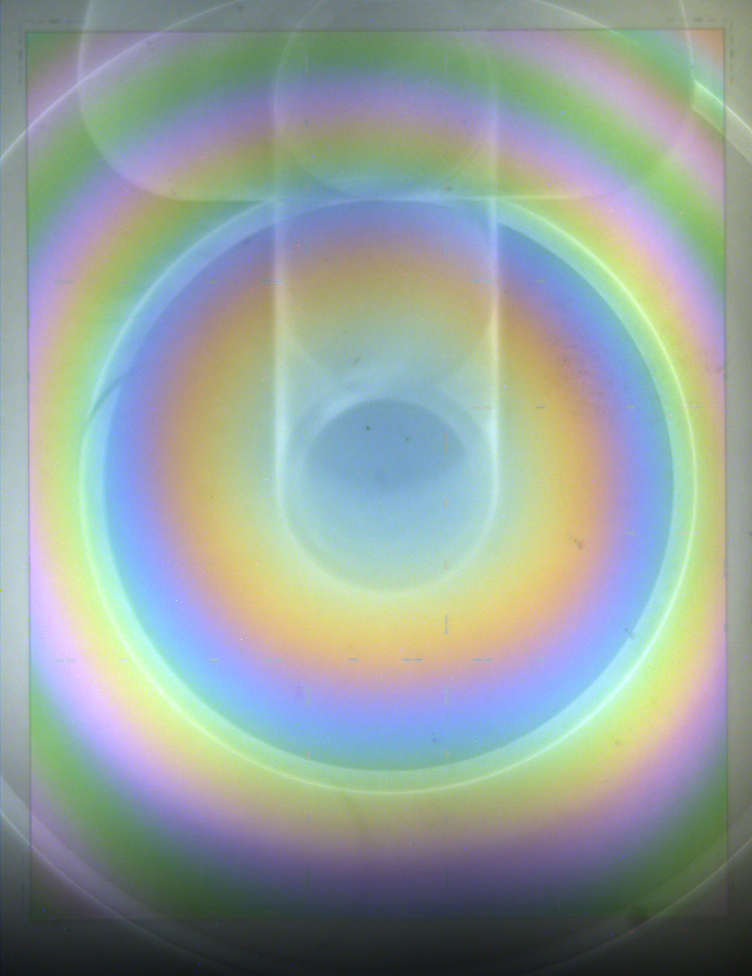
#> input picture projects/fringe_detection/MRTool_fringe1.bmp, 752 x 976 px, found by its file name
$ jupyter execute Colors.ipynb   (shell and % lines are left out)
#> lines starting #> are read from the running program, lines starting #| are printed output that depends on the picture
[cell 1]
import cv2
import numpy as np
from matplotlib import pyplot as plt
import matplotlib.gridspec as gridspec

[cell 2]
img_bgr  = cv2.imread('/home/trafferty/Dropbox/work/canon_cnt/projects/fringe_detection/MRTool_fringe1.bmp',cv2.IMREAD_COLOR)
#> img_bgr is the input picture: shape (976, 752, 3); mean B, G, R 155.8, 160.5, 148
img_gray = cv2.cvtColor(img_bgr, cv2.COLOR_BGR2GRAY)
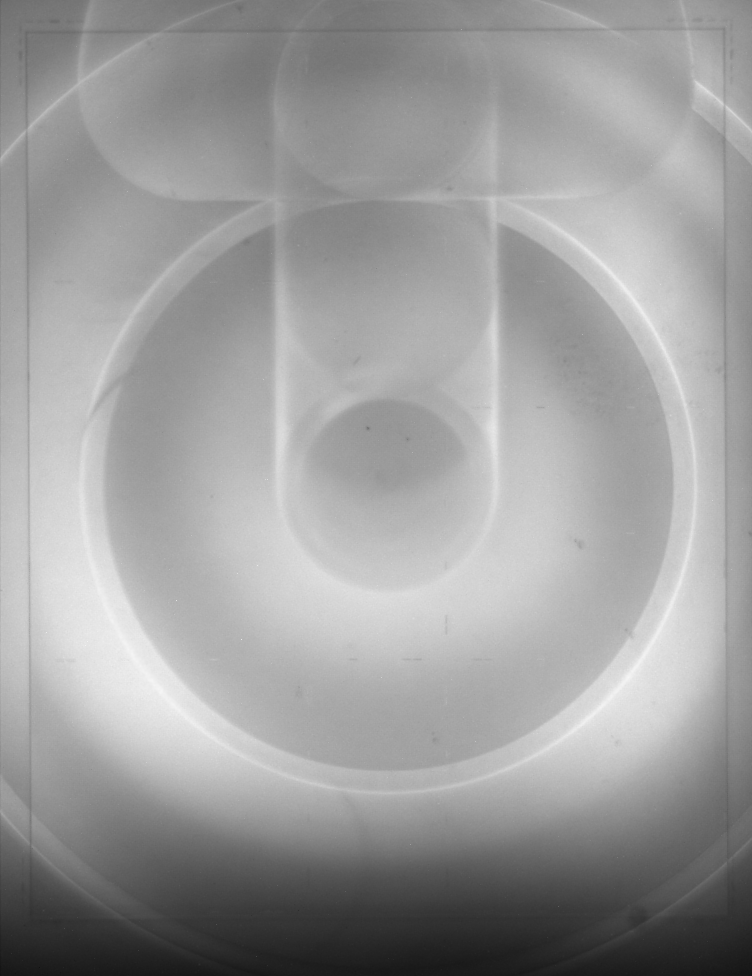
#> img_gray: shape (976, 752); min 17, max 246, mean 156.2

plt.subplot(1,2,1),plt.imshow(img_bgr)
plt.title('Original Color'), plt.xticks([]), plt.yticks([])
plt.subplot(1,2,2)
plt.title('Histogram for color scale picture')
color = ('b','g','r')
for channel,col in enumerate(color):
    histr = cv2.calcHist([img_bgr],[channel],None,[256],[0,256])
    plt.plot(histr,color = col)
    plt.xlim([0,256])
#plt.subplot(1,3,3),plt.imshow(img_gray,cmap = 'gray')
#plt.title('Original Gray'), plt.xticks([]), plt.yticks([])
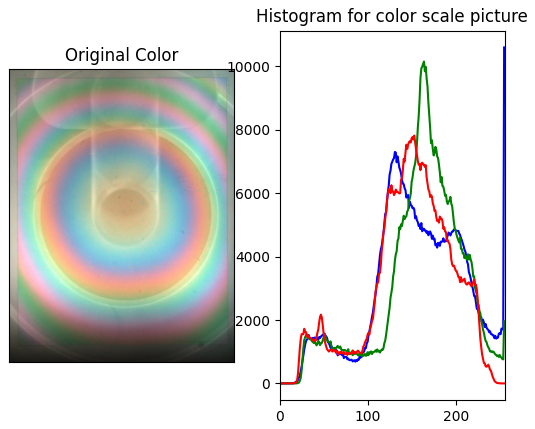
#> figure drawn by matplotlib, 2 panels; B, G, R data is drawn as R, G, B; panel 2: curve peaks at x = 255, y = 10602; panel 2: curve peaks at x = 164, y = 10157; panel 2: curve peaks at x = 153, y = 7820

[cell 3]
color_conversions = (['YUV',cv2.COLOR_BGR2YUV], ['HSV (Hue, Saturation, Value)',cv2.COLOR_BGR2HSV],
                     ['HLS (Hue, Lightness, Saturation)',cv2.COLOR_BGR2HLS],['XYZ',cv2.COLOR_BGR2XYZ],
                     ['LUV',cv2.COLOR_BGR2LUV], ['LAB (Lightness + a,b',cv2.COLOR_BGR2LAB], ['YCrCb (Luma, ChromaRed, ChromaBlue',cv2.COLOR_BGR2YCrCb] )
rows = len(color_conversions)
cols = 4
plt.figure(figsize=(18,12))
for idx, color_conversion in enumerate(color_conversions):
    img = cv2.cvtColor(img_bgr, color_conversion[1])
    plt.subplot(rows,cols, (idx*cols)+1),plt.imshow(img)
    plt.title('%s' % (color_conversion[0])), plt.xticks([]), plt.yticks([])
    color = ('0','1','2')
    for chan_idx, col in enumerate(color):
        chan = cv2.split(img)[chan_idx]
        plt.subplot(rows,cols, (idx*cols)+1+chan_idx+1),plt.imshow(chan)
        plt.title('%s - chan %d' % (color_conversion[0], chan_idx)), plt.xticks([]), plt.yticks([])
#> img: shape (976, 752, 3); mean of channels 0, 1, 2 156.2, 122.1, 127.8
plt.tight_layout()
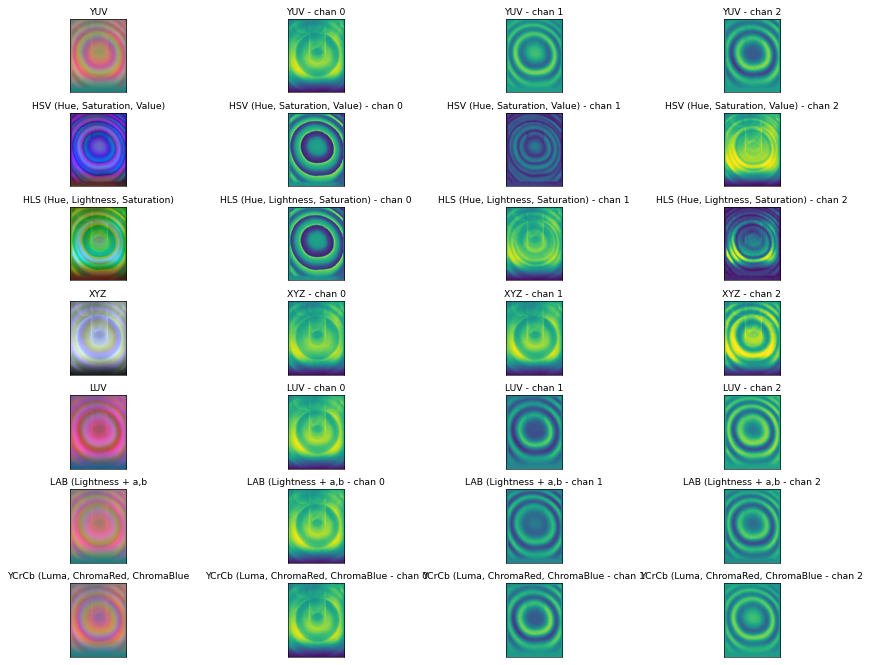
#> figure drawn by matplotlib, 28 panels

$ run again, with projects/fringe_detection/chrome1.bmp copied over projects/fringe_detection/MRTool_fringe1.bmp
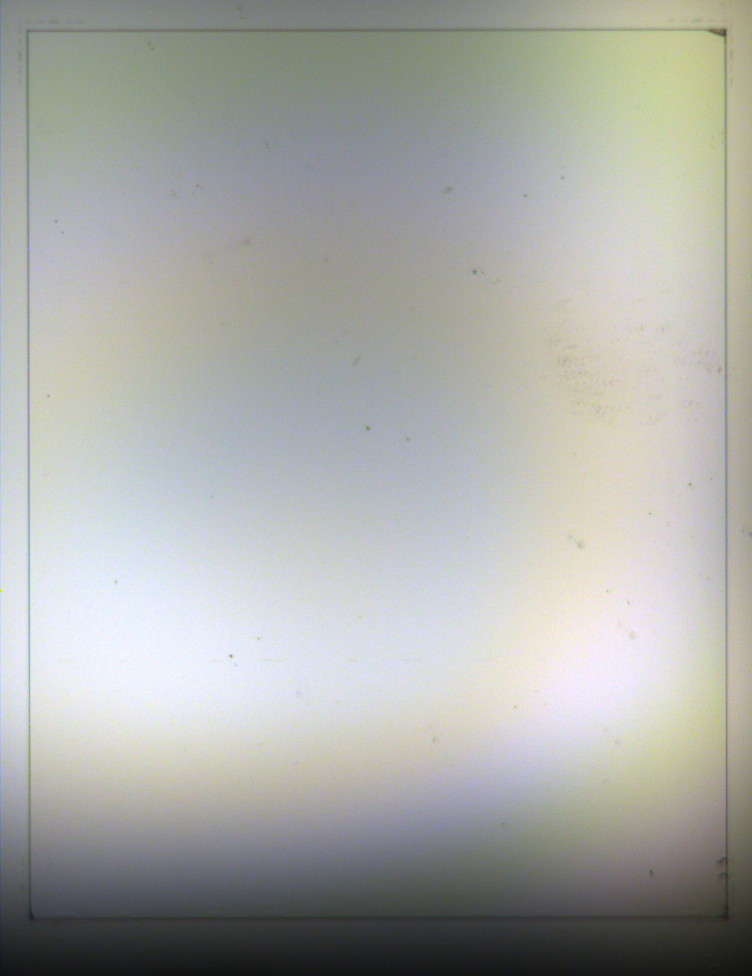
#> input picture projects/fringe_detection/chrome1.bmp, 752 x 976 px, found by its file name
#> img_bgr is the input picture: shape (976, 752, 3); mean B, G, R 167.3, 171.4, 169.9
#> `img_gray = cv2.cvtColor(img_bgr, cv2.COLOR_BGR2GRAY)`:
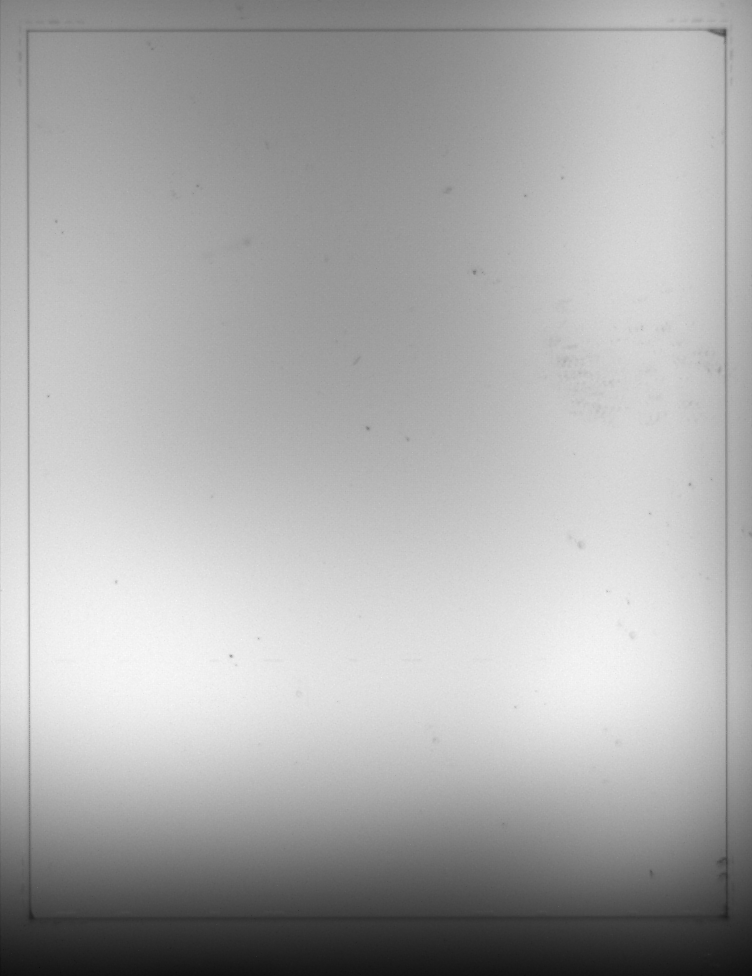
#> img_gray: shape (976, 752); min 12, max 251, mean 170.5
#> `[cell 2] img_bgr  = cv2.imread('/home/trafferty/Dropbox/work/canon_cnt..`:
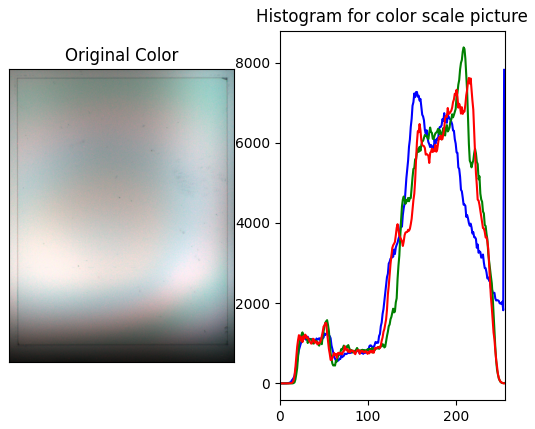
#> figure drawn by matplotlib, 2 panels; B, G, R data is drawn as R, G, B; panel 2: curve peaks at x = 255, y = 7818; panel 2: curve peaks at x = 209, y = 8378; panel 2: curve peaks at x = 215, y = 7618
